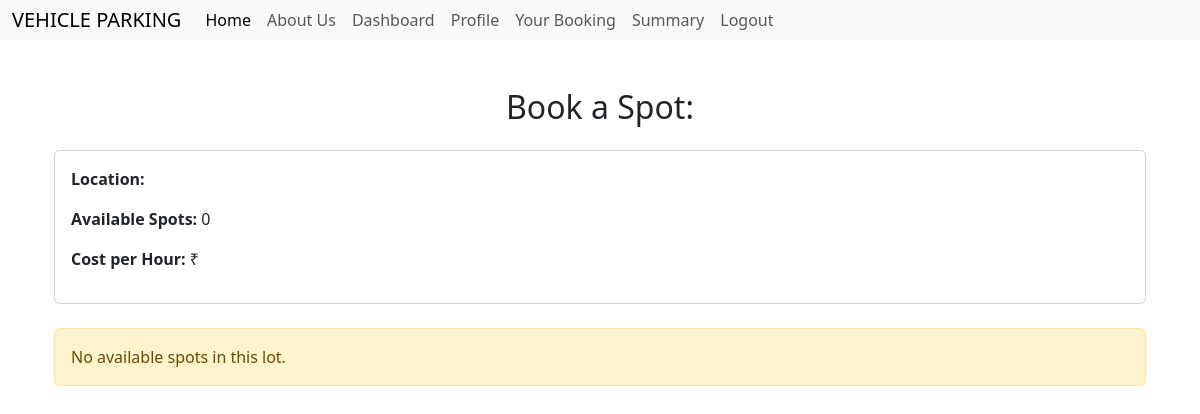
/booking/1 (signed in), run on an earlier commit of the app's database.
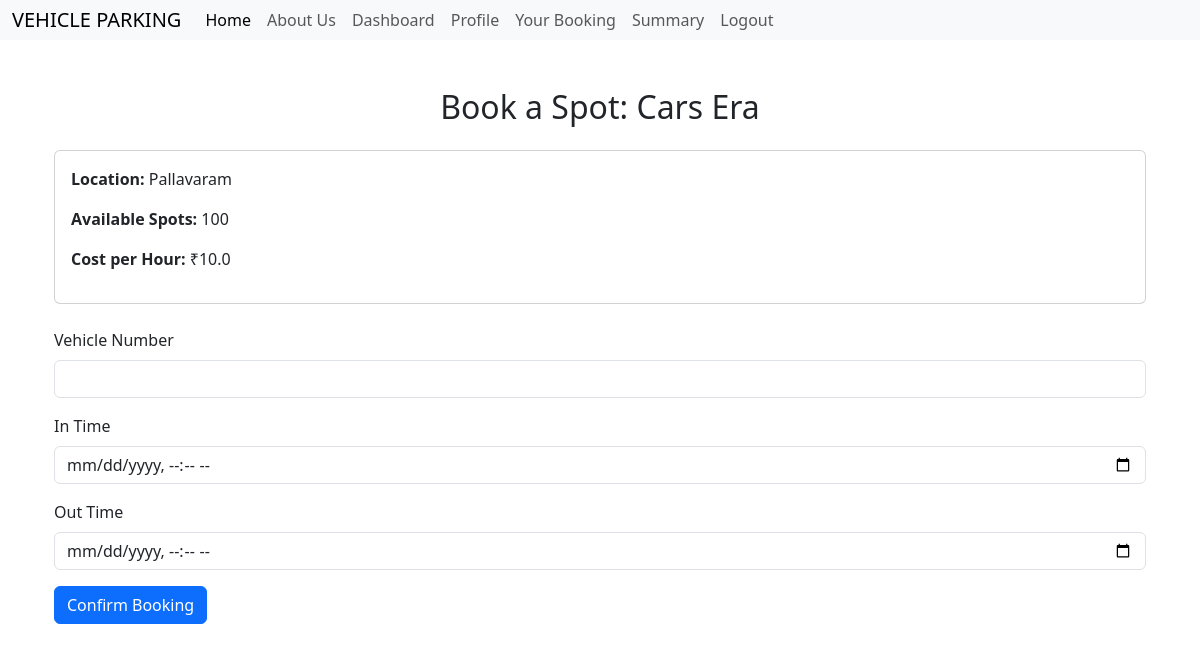
And on a later commit of the database.
### models.py (models this page shows)
class ParkingLot (db.Model):
     __tablename__ = 'parking_lot'
     lot_id = db.Column(db.String(250),primary_key=True)
     lot_name = db.Column(db.String(250), nullable=False)
     location = db.Column(db.String(250), nullable=False)
     capacity = db.Column(db.Integer, nullable=False)
     per_hour_cost = db.Column(db.Float, nullable=False)

### routes.py (the view)
@app.route('/booking/<string:lot_id>')
@auth_required
def book_spot(lot_id):
    lot = ParkingLot.query.get(lot_id)
    available_spots = ParkingSpot.query.filter_by(lot_id=lot_id, availability=True).count()
    return render_template('book_spot.html', lot=lot, available_spots=available_spots)

### routes.py (called while the page is built)
def auth_required(func):
    @wraps(func)
    def inner(*args,**kwargs):
        if 'user_id' not in session:
            flash("Please login to continue.")
            return redirect(url_for("login"))
        return func(*args, **kwargs)
    return inner

@app.context_processor
def inject_user():
    if 'user_id' in session:
        user = Users.query.filter_by(user_id=session['user_id']).first()
        return dict(user=user)
    return dict(user=None)

### templates/book_spot.html (shortened to what this page needs)
{% extends 'layout.html' %}
{% block content %}
<div class="container mt-5">
  <h2 class="text-center mb-4">Book a Spot: {{ lot.lot_name }}</h2>
  <div class="card mb-4">
    <div class="card-body">
      <p><strong>Location:</strong> {{ lot.location }}</p>
      <p><strong>Available Spots:</strong> {{ available_spots }}</p>
      <p><strong>Cost per Hour:</strong> ₹{{ lot.per_hour_cost }}</p>
    </div>
  </div>
  {% if available_spots > 0 %}
    <form action="{{ url_for('reserve') }}" method="POST">
        <div class="mb-3">
        <label class="form-label">Vehicle Number</label>
        <input type="text" name="vehicle_number" class="form-control" required>
        </div>
        <div class="mb-3">
        <label class="form-label">In Time</label>
        <input type="datetime-local" name="in_time" class="form-control" required>
        </div>
        <div class="mb-3">
        <label class="form-label">Out Time</label>
        <input type="datetime-local" name="out_time" class="form-control" required>
        </div>
        <button type="submit" class="btn btn-primary">Confirm Booking</button>
    </form>
    {% else %}
        <div class="alert alert-warning">No available spots in this lot.</div>
  {% endif %}
</div>
{% endblock %}

What changed in the data, as far as the page shows it:
added ParkingLot: lot_name "Cars Era", location "Pallavaram", per_hour_cost "10.0"
Also different on the page:
{{ available_spots }}: "0" → "100"
text no longer shown: "No available spots in this lot."
text now shown: "Vehicle Number In Time Out Time Confirm Booking"
